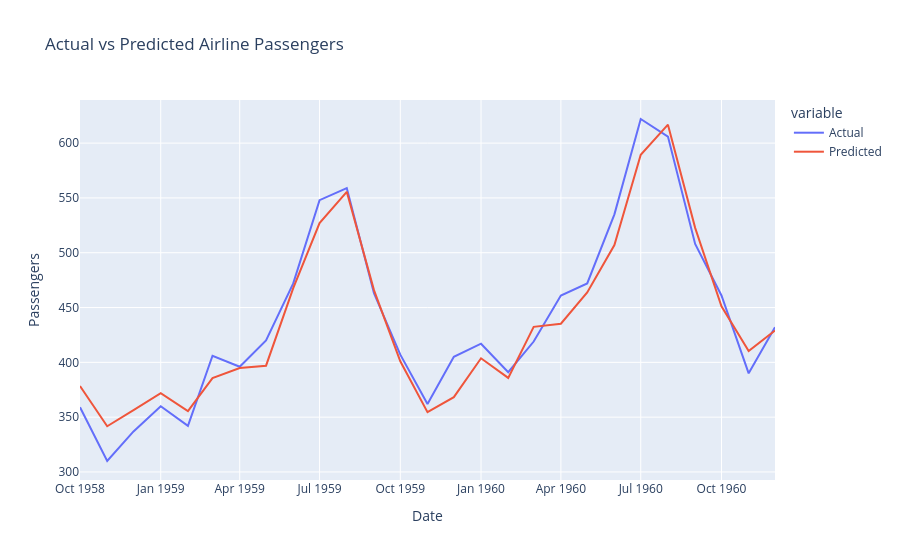

Write notebook code for a chart like this one.
### Code cell
fig = px.line(
    prediction_df,
    x="Date",
    y=["Actual", "Predicted"],
    title="Actual vs Predicted Airline Passengers"
)

fig.update_layout(
    xaxis_title="Date",
    yaxis_title="Passengers",
    hovermode="x unified"
)

fig.show()

### Figure 1 — Plotly figure (JSON) as saved in the notebook; plotly's stock layout.template omitted (floating-point values rounded to 4 significant figures)
{"data": [{"hovertemplate": "variable=Actual<br>Date=%{x}<br>value=%{y}<extra></extra>", "legendgroup": "Actual", "line": {"color": "#636efa", "dash": "solid"}, "marker": {"symbol": "circle"}, "mode": "lines", "name": "Actual", "orientation": "v", "showlegend": true, "type": "scatter", "x": ["1958-10-01T00:00:00", "1958-11-01T00:00:00", "1958-12-01T00:00:00", "1959-01-01T00:00:00", "1959-02-01T00:00:00", "1959-03-01T00:00:00", "1959-04-01T00:00:00", "1959-05-01T00:00:00", "1959-06-01T00:00:00", "1959-07-01T00:00:00", "1959-08-01T00:00:00", "1959-09-01T00:00:00", "1959-10-01T00:00:00", "1959-11-01T00:00:00", "1959-12-01T00:00:00", "1960-01-01T00:00:00", "1960-02-01T00:00:00", "1960-03-01T00:00:00", "1960-04-01T00:00:00", "1960-05-01T00:00:00", "1960-06-01T00:00:00", "1960-07-01T00:00:00", "1960-08-01T00:00:00", "1960-09-01T00:00:00", "1960-10-01T00:00:00", "1960-11-01T00:00:00", "1960-12-01T00:00:00"], "xaxis": "x", "y": [359.0, 310.0, 337.0, 360.0, 342.0, 406.0, 396.0, 420.0, 472.0, 548.0, 559.0, 463.0, 407.0, 362.0, 405.0, 417.0, 391.0, 419.0, 461.0, 472.0, 535.0, 622.0, 606.0, 508.0, 461.0, 390.0, 432.0], "yaxis": "y"}, {"hovertemplate": "variable=Predicted<br>Date=%{x}<br>value=%{y}<extra></extra>", "legendgroup": "Predicted", "line": {"color": "#EF553B", "dash": "solid"}, "marker": {"symbol": "circle"}, "mode": "lines", "name": "Predicted", "orientation": "v", "showlegend": true, "type": "scatter", "x": ["1958-10-01T00:00:00", "1958-11-01T00:00:00", "1958-12-01T00:00:00", "1959-01-01T00:00:00", "1959-02-01T00:00:00", "1959-03-01T00:00:00", "1959-04-01T00:00:00", "1959-05-01T00:00:00", "1959-06-01T00:00:00", "1959-07-01T00:00:00", "1959-08-01T00:00:00", "1959-09-01T00:00:00", "1959-10-01T00:00:00", "1959-11-01T00:00:00", "1959-12-01T00:00:00", "1960-01-01T00:00:00", "1960-02-01T00:00:00", "1960-03-01T00:00:00", "1960-04-01T00:00:00", "1960-05-01T00:00:00", "1960-06-01T00:00:00", "1960-07-01T00:00:00", "1960-08-01T00:00:00", "1960-09-01T00:00:00", "1960-10-01T00:00:00", "1960-11-01T00:00:00", "1960-12-01T00:00:00"], "xaxis": "x", "y": [378.4, 341.7, 356.3, 371.8, 355.4, 385.7, 394.8, 396.9, 467.7, 527.1, 555.6, 465.9, 400.9, 354.5, 368.2, 403.7, 385.8, 432.4, 435.2, 463.8, 507.0, 589.4, 616.8, 522.7, 451.2, 410.2, 429.0], "yaxis": "y"}], "layout": {"hovermode": "x unified", "legend": {"title": {"text": "variable"}, "tracegroupgap": 0}, "title": {"text": "Actual vs Predicted Airline Passengers"}, "xaxis": {"anchor": "y", "domain": [0, 1], "title": {"text": "Date"}}, "yaxis": {"anchor": "x", "domain": [0, 1], "title": {"text": "Passengers"}}}}
